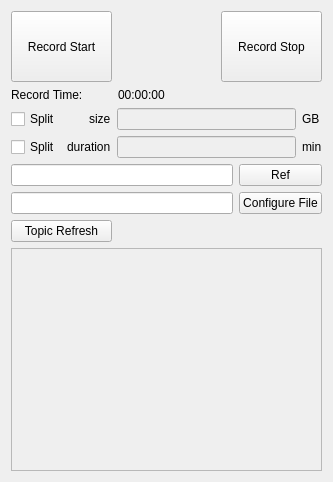
<?xml version="1.0" encoding="UTF-8"?>
<ui version="4.0">
 <class>Autoware_Rosbag_Plugin</class>
 <widget class="QWidget" name="Autoware_Rosbag_Plugin">
  <property name="geometry">
   <rect>
    <x>0</x>
    <y>0</y>
    <width>333</width>
    <height>482</height>
   </rect>
  </property>
  <property name="minimumSize">
   <size>
    <width>333</width>
    <height>454</height>
   </size>
  </property>
  <property name="windowTitle">
   <string>Form</string>
  </property>
  <layout class="QGridLayout" name="gridLayout_3">
   <item row="0" column="0">
    <widget class="QPushButton" name="button_record_start">
     <property name="enabled">
      <bool>true</bool>
     </property>
     <property name="minimumSize">
      <size>
       <width>101</width>
       <height>71</height>
      </size>
     </property>
     <property name="sizeIncrement">
      <size>
       <width>101</width>
       <height>71</height>
      </size>
     </property>
     <property name="text">
      <string>Record Start</string>
     </property>
    </widget>
   </item>
   <item row="0" column="1">
    <spacer name="horizontalSpacer">
     <property name="orientation">
      <enum>Qt::Horizontal</enum>
     </property>
     <property name="sizeHint" stdset="0">
      <size>
       <width>94</width>
       <height>20</height>
      </size>
     </property>
    </spacer>
   </item>
   <item row="0" column="2">
    <widget class="QPushButton" name="button_record_stop">
     <property name="minimumSize">
      <size>
       <width>101</width>
       <height>71</height>
      </size>
     </property>
     <property name="text">
      <string>Record Stop</string>
     </property>
    </widget>
   </item>
   <item row="1" column="0">
    <widget class="QLabel" name="label_text_recTime">
     <property name="text">
      <string>Record Time:</string>
     </property>
    </widget>
   </item>
   <item row="1" column="1">
    <widget class="QLabel" name="label_recTime">
     <property name="enabled">
      <bool>true</bool>
     </property>
     <property name="text">
      <string>00:00:00</string>
     </property>
    </widget>
   </item>
   <item row="2" column="0" colspan="3">
    <layout class="QGridLayout" name="gridLayout">
     <item row="0" column="0" colspan="2">
      <widget class="QCheckBox" name="checkBox_split_size">
       <property name="enabled">
        <bool>true</bool>
       </property>
       <property name="sizePolicy">
        <sizepolicy hsizetype="Preferred" vsizetype="Preferred">
         <horstretch>0</horstretch>
         <verstretch>0</verstretch>
        </sizepolicy>
       </property>
       <property name="text">
        <string>Split    </string>
       </property>
      </widget>
     </item>
     <item row="0" column="2">
      <widget class="QLabel" name="label_size">
       <property name="text">
        <string>size</string>
       </property>
      </widget>
     </item>
     <item row="0" column="3">
      <widget class="QLineEdit" name="lineEdit_size">
       <property name="enabled">
        <bool>false</bool>
       </property>
      </widget>
     </item>
     <item row="0" column="4">
      <widget class="QLabel" name="label_GB">
       <property name="text">
        <string>GB</string>
       </property>
      </widget>
     </item>
     <item row="1" column="0">
      <widget class="QCheckBox" name="checkBox_split_duration">
       <property name="text">
        <string>Split</string>
       </property>
      </widget>
     </item>
     <item row="1" column="1" colspan="2">
      <widget class="QLabel" name="label_duration">
       <property name="text">
        <string>duration</string>
       </property>
      </widget>
     </item>
     <item row="1" column="3">
      <widget class="QLineEdit" name="lineEdit_duration">
       <property name="enabled">
        <bool>false</bool>
       </property>
      </widget>
     </item>
     <item row="1" column="4">
      <widget class="QLabel" name="label_min">
       <property name="text">
        <string>min</string>
       </property>
      </widget>
     </item>
    </layout>
   </item>
   <item row="3" column="0" colspan="3">
    <layout class="QGridLayout" name="gridLayout_2">
     <item row="0" column="0">
      <widget class="QLineEdit" name="edit_record_filename">
       <property name="readOnly">
        <bool>true</bool>
       </property>
      </widget>
     </item>
     <item row="0" column="1">
      <widget class="QPushButton" name="button_record_save">
       <property name="text">
        <string>Ref</string>
       </property>
      </widget>
     </item>
     <item row="1" column="0">
      <widget class="QLineEdit" name="edit_record_configure">
       <property name="readOnly">
        <bool>true</bool>
       </property>
      </widget>
     </item>
     <item row="1" column="1">
      <widget class="QPushButton" name="button_record_configure">
       <property name="text">
        <string>Configure File</string>
       </property>
      </widget>
     </item>
    </layout>
   </item>
   <item row="4" column="0">
    <widget class="QPushButton" name="botton_topic_refresh">
     <property name="text">
      <string>Topic Refresh</string>
     </property>
    </widget>
   </item>
   <item row="4" column="1" colspan="2">
    <spacer name="horizontalSpacer_2">
     <property name="orientation">
      <enum>Qt::Horizontal</enum>
     </property>
     <property name="sizeHint" stdset="0">
      <size>
       <width>207</width>
       <height>20</height>
      </size>
     </property>
    </spacer>
   </item>
   <item row="5" column="0" colspan="3">
    <widget class="QScrollArea" name="scrollArea">
     <property name="sizePolicy">
      <sizepolicy hsizetype="Expanding" vsizetype="Expanding">
       <horstretch>0</horstretch>
       <verstretch>0</verstretch>
      </sizepolicy>
     </property>
     <property name="widgetResizable">
      <bool>true</bool>
     </property>
     <property name="alignment">
      <set>Qt::AlignBottom|Qt::AlignLeading|Qt::AlignLeft</set>
     </property>
     <widget class="QWidget" name="scrollAreaWidgetContents">
      <property name="geometry">
       <rect>
        <x>0</x>
        <y>0</y>
        <width>313</width>
        <height>185</height>
       </rect>
      </property>
     </widget>
    </widget>
   </item>
  </layout>
 </widget>
 <resources/>
 <connections/>
</ui>
